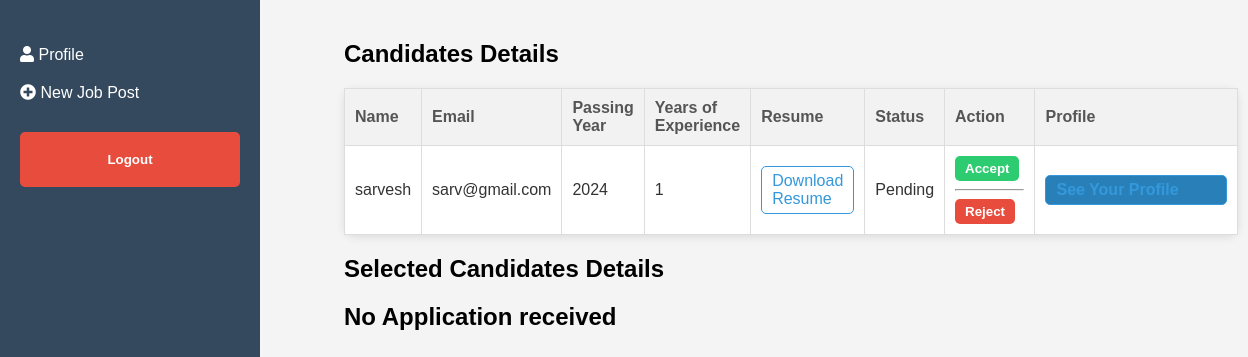
The app's page /candidate-details/2/ (signed in) with its own data.
### hr/models.py (models this page shows)
class CandidateApplication(models.Model):
    user = models.ForeignKey(to=User, on_delete=models.CASCADE)
    job = models.OneToOneField(to=JobPost, on_delete=models.CASCADE)
    passingYear = models.IntegerField()
    yearsOfExperience = models.IntegerField(default=0)
    resume = models.FileField(upload_to='resume')
    status = models.CharField(choices=STATUS_CHOICE,max_length=20,default="Pending")

### hr/views.py (the view)
# urls.py: path('candidate-details/<int:pk>/', views.candidate_view, name='candidate_details'),
@login_required
def candidate_view(request,pk):
    if JobPost.objects.filter(id=pk).exists():
        job = JobPost.objects.get(id=pk)
        applications = CandidateApplication.objects.filter(job=job)
        selectedapplications = SelectCandidateJob.objects.filter(job=job)
        return render(request, 'hr/candidate.html',{'applications':applications,'selectedapplications':selectedapplications,'job':job})
    return redirect('hr_dash')

### hr/templates/hr/candidate.html (shortened to what this page needs)
<!DOCTYPE html>
<html lang="en">
<head>
    <link rel="stylesheet" href="https://cdnjs.cloudflare.com/ajax/libs/font-awesome/5.15.3/css/all.min.css">
</head>
<body>
    <div class="container">
        {% include 'hr/navbar.html' %}
        <div class="content">
            <h2>Candidates Details</h2>
            {% if applications %}
            <table class="candidates-table">
                <thead>
                    <tr>
                        <th>Name</th>
                        <th>Email</th>
                        <th>Passing Year</th>
                        <th>Years of Experience</th>
                        <th>Resume</th>
                        <th>Status</th>
                        <th>Action</th>
                        <th>Profile</th>
                    </tr>
                </thead>
                <tbody>
                    {% for candi in applications %}
                    <tr>
                        <td>{{candi.user.username}}</td>
                        <td>{{candi.user.email}}</td>
                        <td>{{candi.passingYear}}</td>
                        <td>{{candi.yearsOfExperience}}</td>
                        <td><a href="{{candi.resume.url}}" class="resume-download">Download Resume</a></td>
                        <td>Pending</td>
                        <td>
                            <form action="{% url 'selectCandidate' %}" method="post">
                                <button class="accept-button" type="submit">Accept</button>
                            </form>
                            <hr>
                            <form action="{% url "deleteCand" %}" method="post">
                                <button class="reject-button">Reject</button>
                            </form>
                        </td>
                        <td><a href="#" class="profile-button">See Your Profile</a></td>
                    </tr>
                    {% endfor %}
                </tbody>
            </table>
            {% else %}
                <h2>No Application received</h2>
            {% endif %}
                <h2>Selected Candidates Details</h2>
                {% if jobapplys %}
                <table class="candidates-table">
                    <thead>
                        <tr>
                            <th>Name</th>
                            <th>Email</th>
                            <th>Passing Year</th>
                            <th>Years of Experience</th>
                            <th>Resume</th>
                            <th>Status</th>
                        </tr>
                    </thead>
                    <tbody>
                        {% for selectedCandi in selectedapplications %}
                        <tr>
                            <td>{{selectedCandi.candidate.user.username}}</td>
                            <td>{{selectedCandi.candidate.user.email}}</td>
                            <td>{{selectedCandi.candidate.passingYear}}</td>
                            <td>{{selectedCandi.candidate.yearsOfExperience}}</td>
                            <td><a href="{{selectedCandi.candidate.resume.url}}" class="resume-download">Download Resume</a></td>
                            <td>{{selectedCandi.candidate.status}}</td>
                        </tr>
                        {% endfor %}
                    </tbody>
                </table>
                {% else %}
                    <h2>No Application received</h2>
                {% endif %}
        </div>
    </div>
</body>
</html>

### hr/templates/hr/candidate.html (style rules this page uses)
body { margin: 0; font-family: Arial, sans-serif; background-color: #f4f4f4; display: flex; min-height: 100vh; }
.container { display: flex; flex-direction: row; }
.content { flex: 1; padding: 20px; margin-left: 4rem; width: 50rem; }
.content { flex: 1; padding: 20px; }
.candidates-table { width: 100%; border-collapse: collapse; margin-top: 20px; }
.candidates-table th, .candidates-table td { border: 1px solid #ddd; padding: 10px; text-align: left; }
.candidates-table th { background-color: #f2f2f2; }
.resume-download { color: #3498db; text-decoration: none; transition: color 0.3s; }
.candidates-table th { background-color: #f2f2f2; font-weight: bold; color: #555; }
.candidates-table td { background-color: #fff; color: #333; }
.candidates-table { box-shadow: 0px 2px 8px rgba(0, 0, 0, 0.1); border-radius: 10px; }
.candidates-table th, .candidates-table td { transition: background-color 0.3s, color 0.3s; }
.candidates-table td a { display: inline-block; padding: 5px 10px; border: 1px solid #3498db; border-radius: 5px; color: #3498db; transition: background-color 0.3s, color 0.3s; }
.accept-button, .reject-button { display: inline-block; padding: 5px 10px; margin-right: 5px; border: none; border-radius: 5px; cursor: pointer; font-weight: bold; transition: background-color 0.3s, color 0.3s; }
.accept-button { background-color: #2ecc71; color: white; }
.reject-button { background-color: #e74c3c; color: white; }
.profile-button { display: inline-block; padding: 5px 10px; width: 10rem; background-color: #2980b9; border: none; border-radius: 5px; color: white; text-decoration: none; font-weight: bold; transition: background-color 0.3s, color 0.3s; }

### records on screen
CandidateApplication: user.username "sarvesh", user.email "sarv@gmail.com", passingYear "2024", yearsOfExperience "1"
